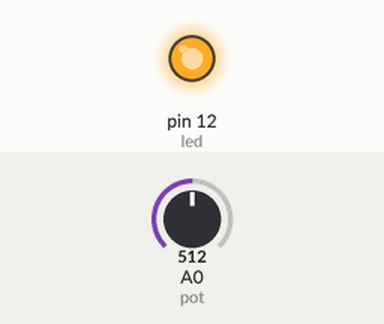
A sketch run on a simulated Arduino Uno, built with avr-gcc and run on an emulated ATmega328P. Parts: output pins drawn as LEDs (lit = HIGH). Inputs (shaded band) come from the test bench; at power-on: A0 (pot) = 512.

Above: at 1.2 s.
1.3 s: A0 (pot) set to 495
At 1.7 s:
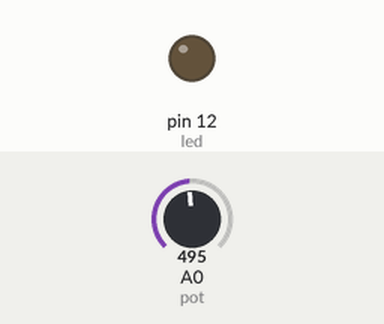
2.8 s: A0 (pot) set to 716
At 4.0 s:
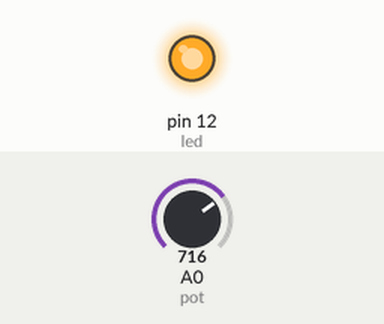
4.3 s: A0 (pot) set to 511
At 5.2 s:
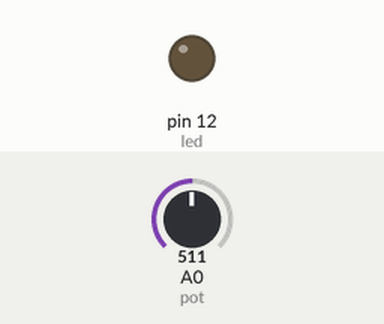
Timing chart, 0 to 7.3 s (numbered marks = the images above; inputs shaded):
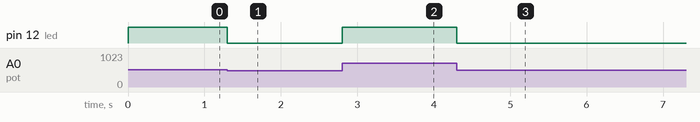

The sketch:

brightness.ino
```cpp
const int led=12;
const int pot=A0;
int val=0;
void setup() {
  // put your setup code here, to run once:
 // pinMode(led,OUTPUT);
}

void loop() {
  // put your main code here, to run repeatedly:
  val=analogRead(pot);
  val/=4;
  analogWrite(led,val);

}
```

Measured:
- the behaviour switches between 512 and 511 on A0 (pot) (found by bisection; images 0 and 1)
- after the input at 1.3 s, pin 12 (led): HIGH → LOW at once
- after the input at 2.8 s, pin 12 (led): LOW → HIGH at once
- after the input at 4.3 s, pin 12 (led): HIGH → LOW at once
